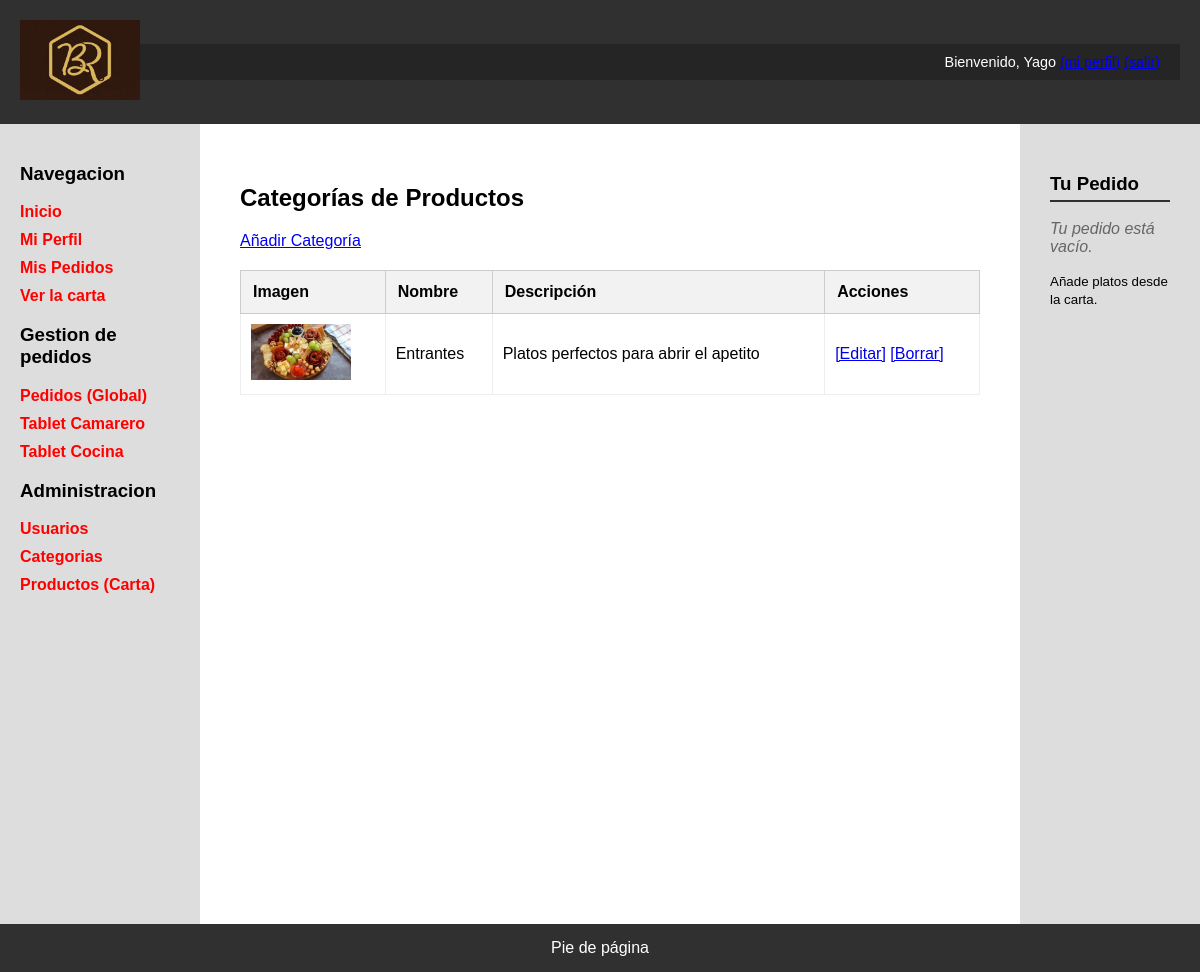
The app's page /admin_categorias.php (signed in), older data.
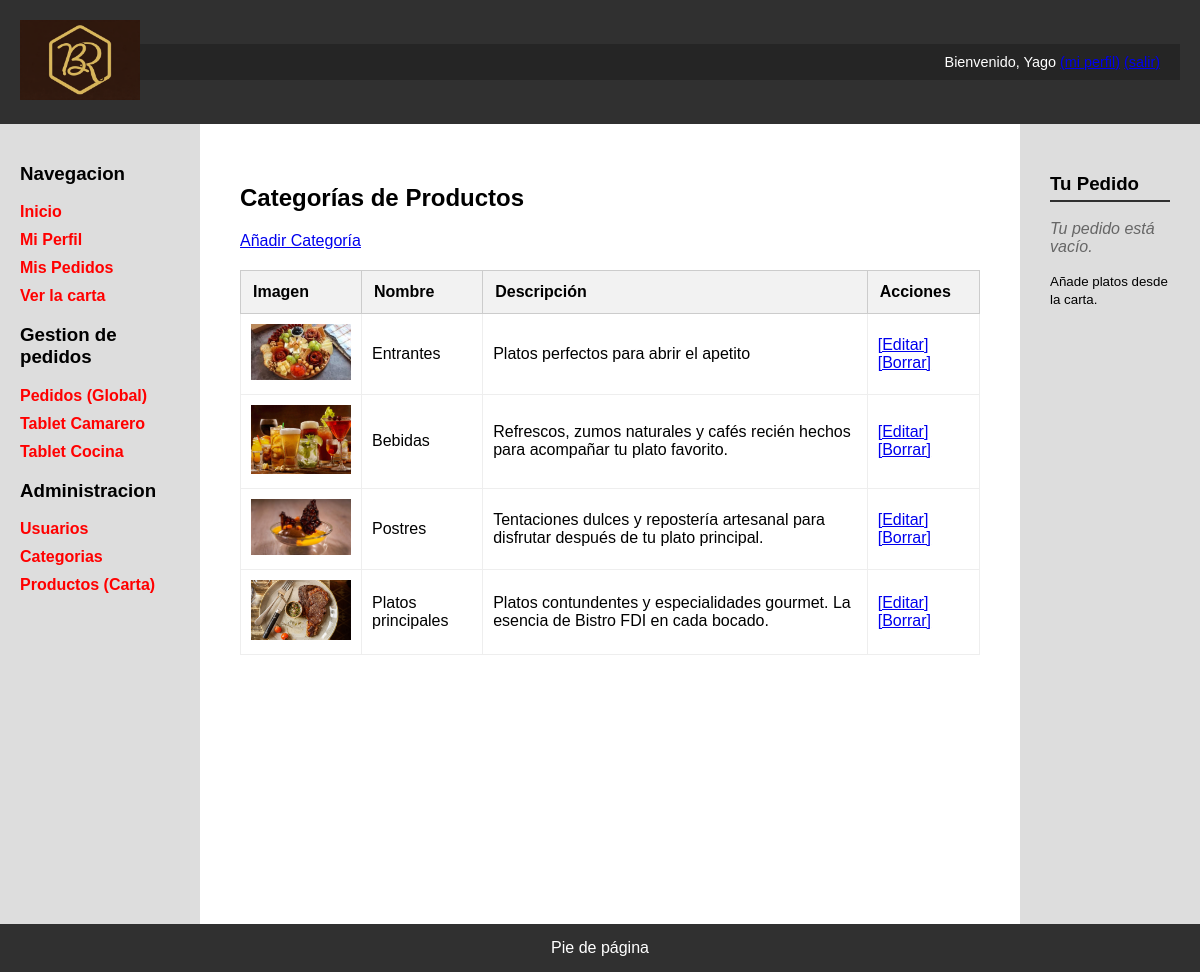
The same page, newer data.
### tables this page shows
CREATE TABLE `categorias` (
  `id` int(11) NOT NULL,
  `nombre` varchar(50) NOT NULL,
  `descripcion` text DEFAULT NULL,
  `imagen` varchar(255) DEFAULT 'cat_default.png'
);

### admin_categorias.php (the view, shortened to what this page needs)
<?php
if (!isset($_SESSION['esAdmin']) || !$_SESSION['esAdmin']) {
    $tituloPagina = 'Acceso Denegado';
    $contenidoPrincipal = "<h1>Acceso Denegado</h1><p>Solo el Gerente puede ver esto.</p>";
} else {
    $conn = Aplicacion::getInstance()->getConexionBd();
    $query = "SELECT * FROM Categorias";
    $categorias = $conn->query($query);
    $filas = "";
    if($categorias && $categorias->num_rows > 0) {
        foreach ($categorias as $fila) {
            $filas .= <<<EOS
                <tr>
                    <td><img src="img/categorias/{$fila['imagen']}" width="100"></td>
                    <td>{$fila['nombre']}</td>
                    <td>{$fila['descripcion']}</td>
                    <td>
                        <a href="editar_categoria.php?id={$fila['id']}">[Editar]</a>
                        <a href="includes/borrar_categoria.php?id={$fila['id']}" class="boton-borrar" data-mensaje="¡OJO! Esto borrará la categoría permanentemente. ¿Proceder?">[Borrar]</a>
                    </td>
                </tr>
            EOS;
        }
    }
    $estilosExtra = ['admin_categorias.css'];
    $contenidoPrincipal = <<<EOS
        <h1>Categorías de Productos</h1>
        <p><a href="nueva_categoria.php">Añadir Categoría</a></p>
        <table>
            <thead>
                <tr>
                    <th>Imagen</th>
                    <th>Nombre</th>
                    <th>Descripción</th>
                    <th>Acciones</th>
                </tr>
            </thead>
            <tbody>$filas</tbody>
        </table>
        <script src="js/confirmacion_borrado.js"></script>
    EOS;
}
require __DIR__.'/includes/vistas/plantillas/plantilla.php';

### includes/vistas/plantillas/plantilla.php (shortened to what this page needs)
<!DOCTYPE html>
<html lang="es">
	<head>
		<link rel="stylesheet" type="text/css" href="css/estilo.css?v=1.1">
		<?php
            if (isset($estilosExtra)) {
                foreach ($estilosExtra as $estilo) {
                    echo '<link rel="stylesheet" type="text/css" href="css/' . htmlspecialchars($estilo, ENT_QUOTES, 'UTF-8') . '" />';
                }
            }
		?>
	</head>
	<body>
		<div id="contenedor">
		<?php
			require('includes/vistas/comun/cabecera.php');
			require('includes/vistas/comun/sideBarIzq.php');
		?>
			<main>
				<article>
					<?= $contenidoPrincipal ?>
				</article>
			</main>
		<?php
			require('includes/vistas/comun/sidebarDer.php');
			require('includes/vistas/comun/pie.php');
		?>
		</div>
	</body>
</html>

### includes/vistas/comun/cabecera.php
<?php
function mostrarSaludo() {
    if (isset($_SESSION['login']) && ($_SESSION['login']===true)) {
        return "Bienvenido, {$_SESSION['nombre']}
                <a href='perfil.php'>(mi perfil)</a>
                <a href='logout.php'>(salir)</a>";
    } else {
        return "Usuario desconocido. <a href='login.php'>Login</a> <a href='registro.php'>Registro</a>";
    }
}
?>
<header>
	<a href="index.php" id="logo-enlace">
		<img src="img/Logo.png" alt="Ir al inicio" id="logo-cabecera" height="100">
	</a>
	<div class="saludo"><?= mostrarSaludo(); ?></div>
</header>

### includes/vistas/comun/sideBarIzq.php
<nav id="sidebarIzq">
    <h3>Navegacion</h3>
    <ul>
        <li><a href="index.php">Inicio</a></li>
        <?php if (isset($_SESSION['login']) && $_SESSION['login'] === true): ?>
            <li><a href="perfil.php">Mi Perfil</a></li>
            <li><a href="mis_pedidos.php">Mis Pedidos</a></li>
        <?php endif; ?>
        <li><a href="carta.php">Ver la carta</a></li>
    </ul>
    <?php
        $esAdmin = isset($_SESSION['esAdmin']) ? $_SESSION['esAdmin'] : false;
        $esCamarero = isset($_SESSION['esCamarero']) ? $_SESSION['esCamarero'] : false;
        $esCocinero = isset($_SESSION['esCocinero']) ? $_SESSION['esCocinero'] : false;
        $esPersonal = $esAdmin || $esCamarero || $esCocinero;
    ?>
    <?php if ($esPersonal): ?>
        <h3>Gestion de pedidos</h3>
        <ul>
            <li><a href="gestion_pedidos.php">Pedidos (Global)</a></li>
            <?php if ($esCamarero || $esAdmin): ?>
                <li><a href="tablet_camarero.php">Tablet Camarero</a></li>
            <?php endif; ?>
            <?php if ($esCocinero || $esAdmin): ?>
                <li><a href="tablet_cocina.php">Tablet Cocina</a></li>
            <?php endif; ?>
        </ul>
    <?php endif; ?>
    <?php if ($esAdmin): ?>
        <h3>Administracion</h3>
        <ul>
            <li><a href="admin_usuarios.php">Usuarios</a></li>
            <li><a href="admin_categorias.php">Categorias</a></li>
            <li><a href="admin_productos.php">Productos (Carta)</a></li>
        </ul>
    <?php endif; ?>
</nav>

### includes/vistas/comun/sideBarDer.php
<aside id="sidebarDer">
	<div id="mini-carrito">
    <h3 class="mini-carrito-titulo">Tu Pedido</h3>
    <?php
    if (isset($_SESSION['carrito']) && count($_SESSION['carrito']) > 0) {
        $totalArticulos = array_sum($_SESSION['carrito']);
        echo "<p>Tienes <strong>$totalArticulos</strong> artículos.</p>";
        echo '<a href="carrito.php" class="mini-carrito-boton">';
        echo 'Revisar y Pagar';
        echo '</a>';
        echo '<form action="includes/procesar_carrito.php" method="POST" class="mini-carrito-form">';
        echo '<input type="hidden" name="accion" value="vaciar">';
        echo '<button type="submit" class="mini-carrito-vaciar">Vaciar carrito</button>';
        echo '</form>';
    } else {
        echo "<p class='mini-carrito-vacio'>Tu pedido está vacío.</p>";
        echo "<p><small>Añade platos desde la carta.</small></p>";
    }
    ?>
</div>
</aside>

### includes/vistas/comun/pie.php
<footer>
	Pie de página
</footer>

### CSS/estilo.css (style rules this page uses)
body { background-color: #CDCDCD; margin: 0; font-family: Arial, sans-serif; }
div#contenedor { width: 100%; max-width: 100%; margin: 0; display: flex; flex-wrap: wrap; background-color: #303030; }
header { width: 100%; padding: 20px; background-color: #303030; color: white; display: flex; justify-content: space-between; align-items: center; box-sizing: border-box; }
header img { height: 80px; }
div.saludo { width: 100%; text-align: right; padding: 10px 20px; background-color: #252525; color: white; font-size: 0.9em; box-sizing: border-box; }
nav { width: 200px; padding: 20px; background-color: #dddddd; box-sizing: border-box; flex-shrink: 0; }
main { flex: 1; padding: 40px; background-color: white; min-height: 800px; box-sizing: border-box; }
aside { width: 180px; padding: 20px; background-color: #dddddd; box-sizing: border-box; flex-shrink: 0; }
footer { width: 100%; padding: 15px; background-color: #303030; color: white; text-align: center; box-sizing: border-box; }
table { width: 100%; border-collapse: collapse; margin-top: 20px; }
th { background-color: #f2f2f2; padding: 12px; border: 1px solid #ccc; text-align: left; }
td { padding: 10px; border: 1px solid #eee; }
nav ul { list-style: none; padding: 0; }
nav a { text-decoration: none; color: red; font-weight: bold; display: block; margin: 10px 0; }
#mini-carrito { padding: 10px; }
.mini-carrito-titulo { border-bottom: 2px solid #303030; padding-bottom: 5px; }
.mini-carrito-vacio { color: #666; font-style: italic; }

Row changes from the older to the newer data that the page shows:
added categorias: imagen (picture), nombre "Bebidas", descripcion "Refrescos, zumos naturales y cafés recién hechos para acompañar tu plato favorito."
added categorias: imagen (picture), nombre "Postres", descripcion "Tentaciones dulces y repostería artesanal para disfrutar después de tu plato principal."
added categorias: imagen (picture), nombre "Platos principales", descripcion "Platos contundentes y especialidades gourmet. La esencia de Bistro FDI en cada bocado."
